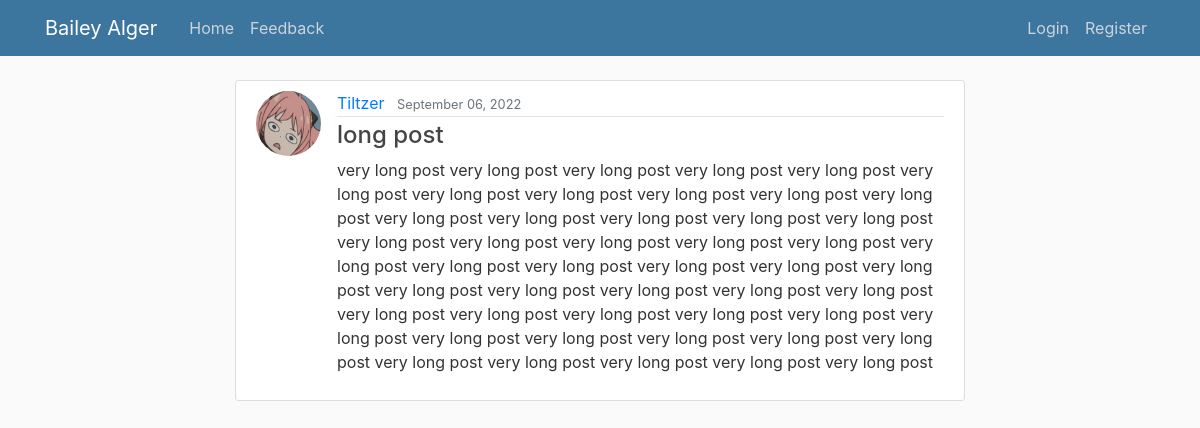
The app's page /post/17/ with its own data.
### resume/models.py (models this page shows, shortened)
class Post (models.Model):
    title = models.CharField(max_length=100)
    content = models.TextField()
    date_posted = models.DateTimeField(default=timezone.now)
    author = models.ForeignKey(
        User, on_delete=models.SET_DEFAULT, default="deleted user")

### users/models.py (models this page shows, shortened)
class Profile(models.Model):
    user = models.OneToOneField(User, on_delete=models.CASCADE)
    image = models.ImageField(default='default.jpg', upload_to='profile_pics')

### resume/views.py (the view)
# urls.py: path('post/<int:pk>/', PostDetailView.as_view(), name='post-detail'),
class PostDetailView(DetailView):
    model = Post

### resume/templates/resume/post_detail.html (shortened to what this page needs)
{% extends "resume/base.html" %}
{% block content %}
<article class="media content-section">
    <img class="rounded-circle article-img" src="{{ object.author.profile.image.url }}">
    <div class="media-body">
        <div class="article-metadata">
            <a class="mr-2" href="{% url 'user-posts' object.author.username %}">{{ object.author }}</a>
            <small class="text-muted">{{ object.date_posted|date:"F d, Y" }}</small>
        </div>
        <h2 class="article-title">{{ object.title }}</h2>
        <p class="article-content">{{ object.content }}</p>
    </div>
</article>
{% endblock content %}

### static/resume/main.css (style rules this page uses)
body { background: #fafafa; color: #333333; margin-top: 5rem; }
h1, h2, h3, h4, h5, h6 { color: #444444; }
.content-section { background: #ffffff; padding: 10px 20px; border: 1px solid #dddddd; border-radius: 3px; margin-bottom: 20px; }
.article-title { color: #444444; font-size: 24px; }
.article-content { white-space: pre-line; }
.article-img { height: 65px; width: 65px; margin-right: 16px; }
.article-metadata { padding-bottom: 1px; margin-bottom: 4px; border-bottom: 1px solid #e3e3e3 }

### records on screen
Post: author.profile.image (picture), author "Tiltzer", date_posted "September 06, 2022", title "long post", content "very long post very long post very long post very long post very long post very long post very long post very long post very long post very long post very long post very long post very long post very long post very long post very long post very long post very long post very long post very long post very long post very long post very long post very long post very long post very long post very long post very long post very long post very long post very long post very long post very long post very long post very long post very long post very long post very long post very long post very long post very long post very long post very long post very long post very long post very long post very long…"
